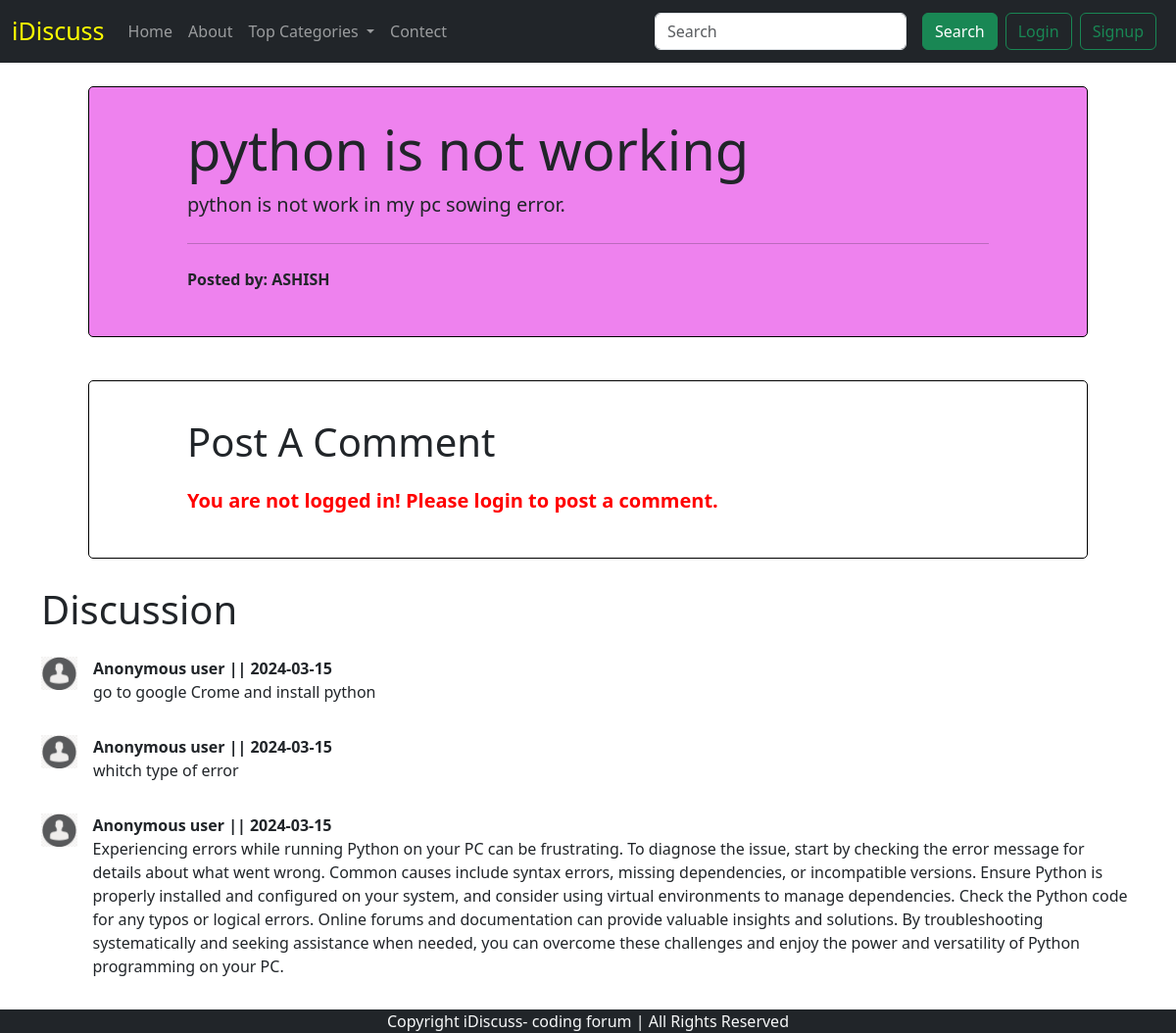
Page /thread.php?threadid=2 on the committed database.
### tables this page shows
CREATE TABLE `thread` (
  `id` int(7) NOT NULL,
  `title` varchar(255) NOT NULL,
  `desc` text NOT NULL,
  `cate_id` int(7) NOT NULL,
  `user_id` int(7) NOT NULL,
  `time` datetime NOT NULL DEFAULT current_timestamp()
);

CREATE TABLE `comment` (
  `com_id` int(7) NOT NULL,
  `com_content` varchar(5000) NOT NULL,
  `thread_id` int(7) NOT NULL,
  `com_by` varchar(100) NOT NULL,
  `com_time` date NOT NULL DEFAULT current_timestamp()
);

### thread.php (the view, shortened to what this page needs)
<!DOCTYPE html>
<html lang="en">
<head>
    <link href="https://cdn.jsdelivr.net/npm/bootstrap@5.3.2/dist/css/bootstrap.min.css" rel="stylesheet"
>
</head>
<body>
    <?php include 'header.php'; ?>
    <?php
    if (isset($_GET['threadid'])) {
        $id = $_GET['threadid'];
        $query = "SELECT * FROM `thread` WHERE id=$id";
        $result = mysqli_query($conn, $query);
        while ($row = mysqli_fetch_assoc($result)) {
            $title = $row['title'];
            $desc = $row['desc'];
        }
    }
    ?>
    <div class="contt">
        <div class="container my-4 ques" id="ques">
            <div class="jumbotron">
                <h1 class="display-4">
                    <?php echo $title ?>
                </h1>
                <p class="lead">
                    <?php echo $desc ?>
                </p>
                <hr class="my-4">
                <p><b> Posted by: ASHISH</b></p>
            </div>
        </div>
        <?php
        if (isset($_SESSION['loggedin']) && $_SESSION['loggedin'] == true) {
            echo '
    <div id="thread">
    <h1 class="py-2">Post A Comment</h1>
    <form action=' . $_SERVER['REQUEST_URI'] . ' method="post">
            <div class="mb-3">
                <label>Type Your Comment</label>
                <textarea class="form-control" id="com_content" name="com_content"></textarea>
            </div>
            <div class="py-2">
                <button type="submit" name="post" class="bttn btn btn-primary">Post Comment</button>
            </div>
        </form>
    </div>';
        } else {
            echo '
         <div id="details" class="container">
         <h1 class="py-2">Post A Comment</h1>
         <h5 class="py-2 notlogin">You are not logged in! Please login to post a comment.
         </h5>
        </div>';
        }
        ?>
        <div class="container" id="cont">
            <h1 class='py-2'>Discussion</h1>
            <?php
            $id = $_GET['threadid'];
            $query = "SELECT * FROM `comment` WHERE thread_id=$id";
            $result = mysqli_query($conn, $query);
            while ($row = mysqli_fetch_assoc($result)) {
                $desc = $row['com_content'];
                $comm_time = $row['com_time'];
                echo '<div class="media my-3 d-flex align-items-start">
                <img src="img/u2.png" width="37px" height="34px" class="me-3" alt="...">
              <div class="media-body">
              <b><p class="my-0">Anonymous user || ' . $comm_time . '</p></b>
              <p>' . $desc . '</p>
              </div>
              </div>';
            }
            ?>
        </div>
    </div>
    <?php include 'footer.php'; ?>
</body>
</html>

### thread.php (style rules this page uses)
.contt { display: flex; flex-direction: column; align-items: center; justify-content: center; }
#ques, #thread, #details { padding: 30px 100px; border: 1px solid black; border-radius: 5px; margin: 20px 0; width: 85%; }
.ques { background-color: violet; }
.notlogin { color: red; font-weight: 700; }
#cont { min-height: 400px; }

### rows in the picture
thread: title "python is not working", desc "python is not work in my pc sowing error."
comment: com_time "2024-03-15", com_content "go to google Crome and install python"
comment: com_time "2024-03-15", com_content "whitch type of error"
comment: com_time "2024-03-15", com_content "Experiencing errors while running Python on your PC can be frustrating. To diagnose the issue, start by checking the error message for details about what went wrong. Common causes include syntax errors, missing dependencies, or incompatible versions. Ensure Python is properly installed and configured on your system, and consider using virtual environments to manage dependencies. Check the Python code for any typos or logical errors. Online forums and documentation can provide valuable insights and solutions. By troubleshooting systematically and seeking assistance when needed, you can overcome these challenges and enjoy the power and versatility of Python programming on your PC."
